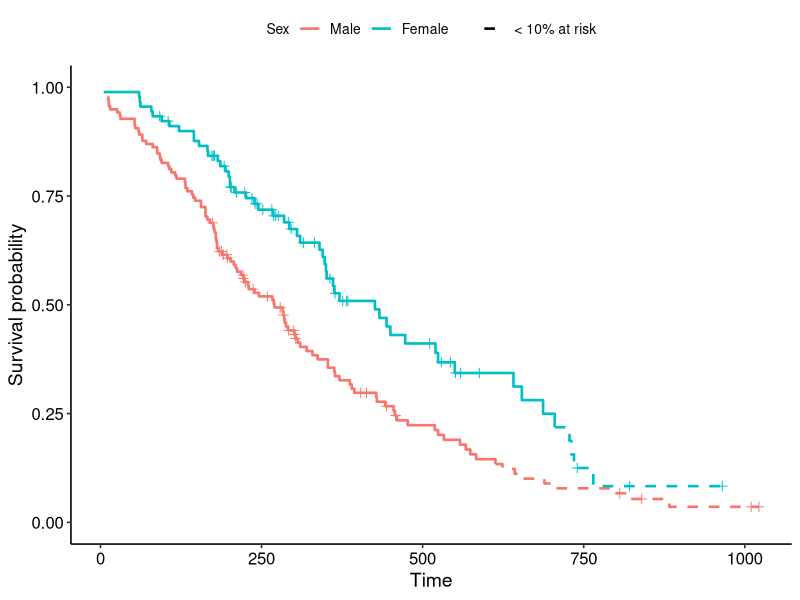
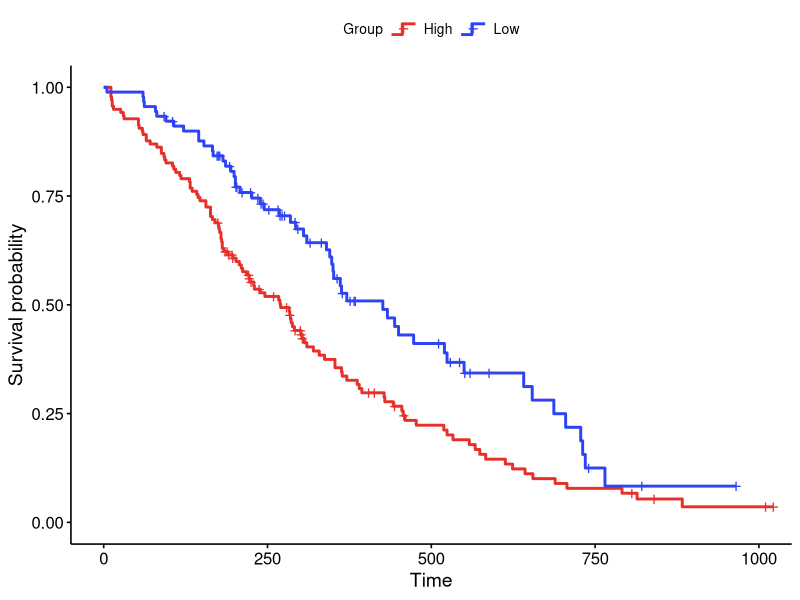
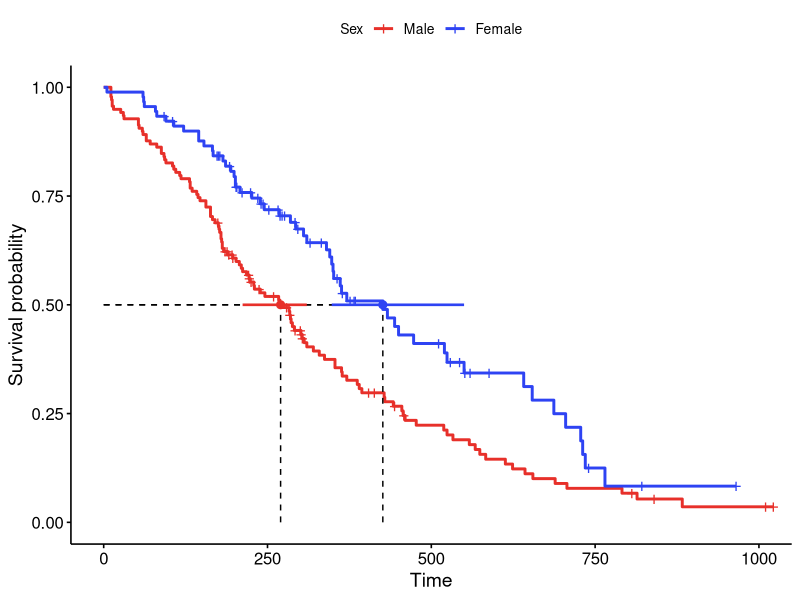
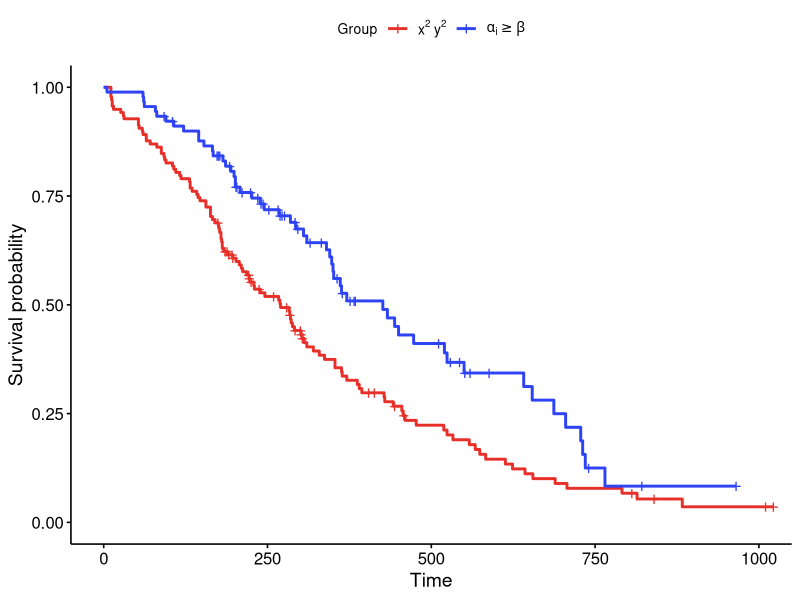
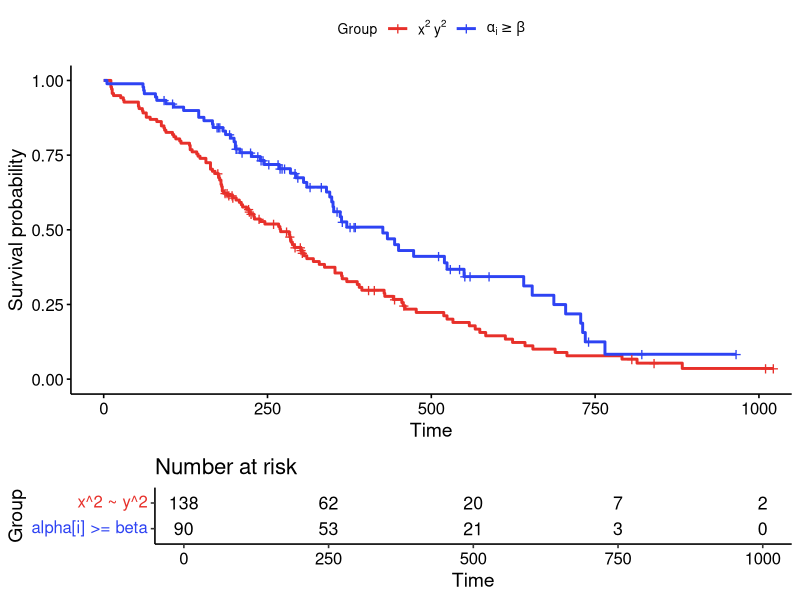
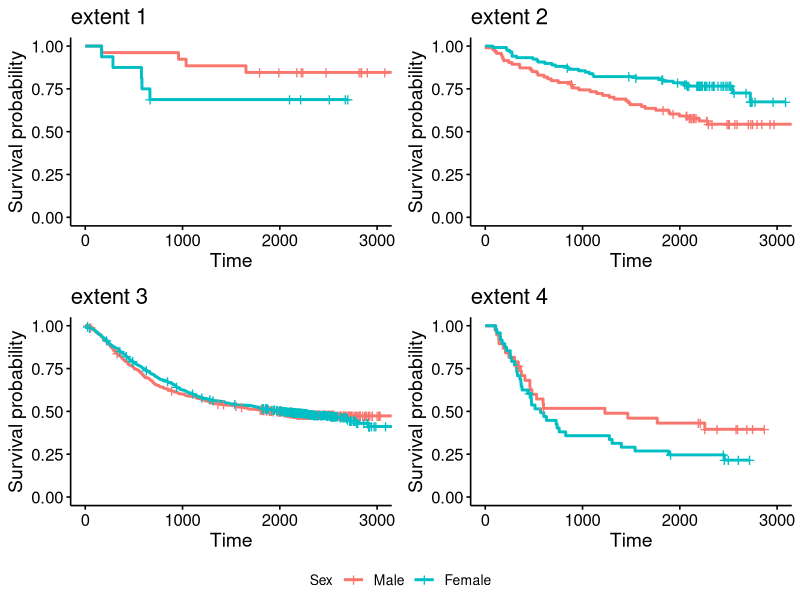
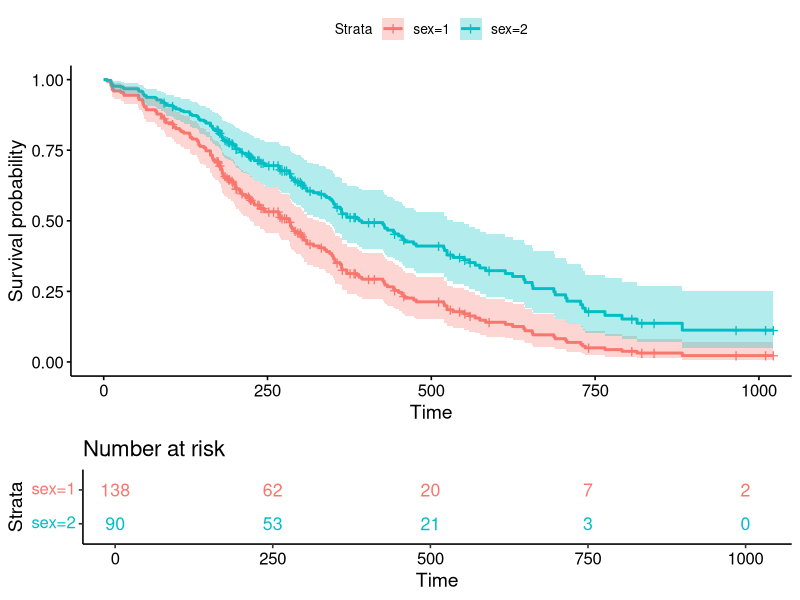
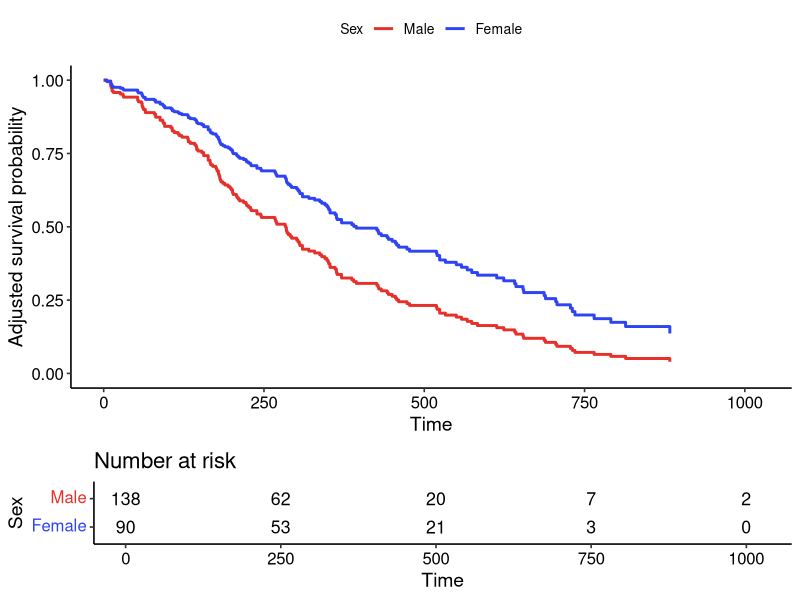

Write R code to recreate these figures, in order.
## ---- chunk 1
knitr::opts_chunk$set(
  comment = "#>",
  collapse = TRUE,
  message = FALSE,
  warning = FALSE,
  fig.width = 7,
  fig.height = 5
)
## ---- chunk 2
library(survminer)
library(survival)
library(dplyr)
library(ggplot2)
## ---- chunk 3
# KM curves that switch solid -> dashed once the number at risk drops below
# `frac` of each group's initial cohort (default 10%).
ggsurv_dashed_below <- function(fit, data, frac = 0.10, ...) {
  ss <- surv_summary(fit, data = data) %>%
    group_by(strata) %>%
    mutate(onset = { s <- n.risk < frac * max(n.risk)
                     if (any(s)) min(time[s]) else Inf },
           phase = ifelse(time >= onset, "sparse", "dense")) %>%
    ungroup()
  # repeat the first sparse point in the solid phase so the two steps join
  bridge <- ss %>% filter(phase == "sparse") %>%
    group_by(strata) %>% slice_min(time, n = 1) %>% ungroup() %>%
    mutate(phase = "dense")

  ggplot(bind_rows(ss, bridge), aes(time, surv, colour = strata)) +
    geom_step(aes(linetype = phase), linewidth = 0.9) +
    geom_point(data = filter(ss, n.censor > 0), shape = 3, size = 2,
               show.legend = FALSE) +
    scale_linetype_manual(values = c(dense = "solid", sparse = "dashed"),
                          breaks = "sparse",
                          labels = sprintf("< %g%% at risk", 100 * frac),
                          name = NULL) +
    coord_cartesian(ylim = c(0, 1)) +
    labs(x = "Time", y = "Survival probability", ...) +
    theme_survminer()
}
## ---- chunk 4
fit <- survfit(Surv(time, status) ~ sex, data = lung)
ggsurv_dashed_below(fit, lung, frac = 0.10) +
  scale_colour_discrete(name = "Sex", labels = c("Male", "Female"))
## ---- chunk 5
library(grid)

# Draw the legend key of a ggsurvplot's curves as a small step (stair) that
# echoes the Kaplan-Meier shape, instead of the default straight line.
step_legend_key <- function(p) {
  `%||%` <- function(x, y) if (is.null(x)) y else x   # base R has this since 4.4
  draw_key_step <- function(data, params, size) {
    grid::linesGrob(
      x = c(0, 0.45, 0.45, 1), y = c(0.25, 0.25, 0.7, 0.7),
      gp = grid::gpar(col = data$colour %||% "black",
                      lwd = (data$linewidth %||% data$size %||% 0.75) * .pt,
                      lty = data$linetype %||% 1, lineend = "butt"))
  }
  # the survival curves are the first layer; subclass its geom to override ONLY
  # the legend key, so the curve drawing itself is unchanged
  g <- p$plot$layers[[1]]$geom
  p$plot$layers[[1]]$geom <-
    ggplot2::ggproto(paste0(class(g)[1], "Key"), g, draw_key = draw_key_step)
  p
}
## ---- chunk 6
fit2 <- survfit(Surv(time, status) ~ sex, data = lung)
p <- ggsurvplot(fit2, data = lung, palette = c("#E7302A", "#2E43F3"),
                legend.title = "Group", legend.labs = c("High", "Low"))
step_legend_key(p)
## ---- chunk 7
add_median_ci <- function(p, fit, y = 0.5) {
  med  <- surv_median(fit)
  # one colour per group, read from the drawn curve layer (no internal helpers)
  b     <- ggplot2::ggplot_build(p$plot)$data[[1]]
  cols  <- b$colour[match(sort(unique(b$group)), b$group)]
  # drop groups whose median is not reached (surv_median() returns NA there)
  keep  <- !is.na(med$median)
  med   <- med[keep, ]
  cols  <- cols[keep]
  p$plot +
    geom_segment(data = med, aes(x = lower, xend = upper, y = y, yend = y),
                 colour = cols, linewidth = 0.9, inherit.aes = FALSE) +
    geom_point(data = med, aes(x = median, y = y),
               colour = cols, size = 2.4, inherit.aes = FALSE)
}
## ---- chunk 8
fit3 <- survfit(Surv(time, status) ~ sex, data = lung)
p <- ggsurvplot(fit3, data = lung, palette = c("#E7302A", "#2E43F3"),
                surv.median.line = "hv",
                legend.labs = c("Male", "Female"), legend.title = "Sex")
p$plot <- add_median_ci(p, fit3)
p
## ---- chunk 9
pal <- c("#E7302A", "#2E43F3")
p <- ggsurvplot(fit3, data = lung, palette = pal, legend.title = "Group")
p$plot <- p$plot +
  scale_colour_manual(values = pal,
                      labels = c(expression(x^2 ~ y^2), expression(alpha[i] >= beta)),
                      name = "Group")
p
## ---- chunk 10
math.labs <- c(expression(x^2 ~ y^2), expression(alpha[i] >= beta))
p <- ggsurvplot(fit3, data = lung, palette = pal, risk.table = TRUE,
                legend.title = "Group")
p$plot  <- p$plot  +
  scale_colour_manual(values = pal, labels = math.labs, name = "Group")
p$table <- p$table + scale_y_discrete(labels = rev(math.labs))
p
## ---- chunk 11
colon2  <- colon[!is.na(colon$sex), ]
subsets <- split(colon2, colon2$extent)
subsets <- subsets[sapply(subsets, nrow) > 30]
subsets <- subsets[seq_len(min(4, length(subsets)))]

plots <- lapply(names(subsets), function(nm) {
  d   <- subsets[[nm]]
  fit <- survfit(Surv(time, status) ~ sex, data = d)
  ggsurvplot(fit, data = d, legend.title = "Sex",
             legend.labs = c("Male", "Female"), title = paste("extent", nm))$plot
})

ggpubr::ggarrange(plotlist = plots, ncol = 2, nrow = 2,
                  common.legend = TRUE, legend = "bottom")
## ---- chunk 12
km.fit  <- survfit(Surv(time, status) ~ sex, data = lung)
res.cox <- coxph(Surv(time, status) ~ age + sex + ph.ecog, data = lung)
sex_df  <- with(lung, data.frame(sex = c(1, 2),
                                 age = mean(age, na.rm = TRUE), ph.ecog = c(1, 1)))
fit <- survfit(res.cox, newdata = sex_df)

# note: a survfit() from a coxph fit carries no data, so pass `data =` explicitly
cox.surv <- ggsurvplot(fit, data = sex_df, conf.int = TRUE,
                       legend.labs = c("sex=1", "sex=2"))
cox.surv$table <- ggrisktable(km.fit, data = lung, color = "strata",
                              legend.labs = c("sex=1", "sex=2"),
                              xlim = c(0, max(fit$time)))
print(cox.surv, risk.table.height = 0.28)
## ---- chunk 13
lung2 <- transform(lung, sex = factor(sex, labels = c("Male", "Female")))
pal   <- c("#E7302A", "#2E43F3")
xmax  <- max(lung2$time, na.rm = TRUE)

# a KM ggsurvplot -> aligned curve + number-at-risk table by group
km.surv <- ggsurvplot(survfit(Surv(time, status) ~ sex, data = lung2), data = lung2,
                      risk.table = TRUE, palette = pal,
                      legend.labs = c("Male", "Female"), legend.title = "Sex",
                      break.time.by = 250, xlim = c(0, xmax))

# Cox-adjusted curves (a plain ggplot); match palette / xlim / breaks
res.cox <- coxph(Surv(time, status) ~ sex + age + ph.ecog, data = lung2)
adj <- ggadjustedcurves(res.cox, variable = "sex", data = lung2, palette = pal) +
  coord_cartesian(xlim = c(0, xmax)) +
  scale_x_continuous(breaks = seq(0, xmax, 250)) +
  labs(x = "Time", y = "Adjusted survival probability") +
  guides(colour = guide_legend("Sex"), fill = guide_legend("Sex")) +
  theme_survminer()

# swap the KM curve for the adjusted curve; keep the aligned KM risk table
km.surv$plot <- adj
print(km.surv, risk.table.height = 0.26)
## ---- chunk 14
library(cmprsk)

# competing-risks data: event 1 = PCM (of interest), 2 = death (competing)
mg <- transform(mgus2,
                etime = ifelse(pstat == 1, ptime, futime),
                event = ifelse(pstat == 1, 1, 2 * death))
pal <- c("#E7302A", "#2E43F3"); xmax <- max(mg$etime); eoi <- "1"

ci <- cuminc(mg$etime, mg$event, group = mg$sex)

# cumulative incidence of the event of interest, per group, with 95% CI bands
comps <- names(ci)[grepl(paste0(" ", eoi, "$"), names(ci))]
cif <- do.call(rbind, lapply(comps, function(nm) {
  d <- as.data.frame(ci[[nm]][c("time", "est", "var")])
  d$group <- sub(paste0(" ", eoi, "$"), "", nm); d
}))
cif$lower <- pmax(0, cif$est - 1.96 * sqrt(cif$var))
cif$upper <- pmin(1, cif$est + 1.96 * sqrt(cif$var))

p_cif <- ggplot(cif, aes(time, est, colour = group, fill = group)) +
  geom_ribbon(aes(ymin = lower, ymax = upper), alpha = 0.15, colour = NA) +
  geom_step(linewidth = 0.9) +
  scale_colour_manual(values = pal) + scale_fill_manual(values = pal) +
  scale_x_continuous(breaks = seq(0, xmax, 60)) +
  coord_cartesian(xlim = c(0, xmax), ylim = c(0, 1)) +
  labs(x = "Time (months)", y = "Cumulative incidence of PCM") +
  guides(colour = guide_legend("Sex"), fill = guide_legend("Sex")) +
  theme_survminer()

# number-at-risk table: survfit on "any event" gives the event-free at-risk count
km.surv <- ggsurvplot(survfit(Surv(etime, event > 0) ~ sex, data = mg), data = mg,
                      risk.table = TRUE, palette = pal, legend.labs = c("F", "M"),
                      legend.title = "Sex", break.time.by = 60, xlim = c(0, xmax))
km.surv$plot <- p_cif                       # keep the aligned number-at-risk table
print(km.surv, risk.table.height = 0.26)
## ---- chunk 15
d <- lung
d$sex     <- factor(d$sex, labels = c("Male", "Female"))
d$ph.ecog <- factor(d$ph.ecog)
vars <- c("sex", "age", "ph.ecog", "wt.loss")   # candidate covariates

# one univariate Cox model per covariate -> HR, 95% CI, p (one row per coefficient)
uni <- do.call(rbind, lapply(vars, function(v) {
  s <- summary(coxph(reformulate(v, response = "Surv(time, status)"), data = d))
  data.frame(variable = v, term = rownames(s$conf.int),
             HR    = s$conf.int[, "exp(coef)"],
             lower = s$conf.int[, "lower .95"],
             upper = s$conf.int[, "upper .95"],
             p     = s$coefficients[, "Pr(>|z|)"], row.names = NULL)
}))
# row label: variable name, plus the factor level for multi-level terms
level <- mapply(function(v, t) sub(paste0("^", v), "", t), uni$variable, uni$term)
uni$label <- ifelse(level == "", uni$variable, paste0(uni$variable, ": ", level))
uni$label <- factor(uni$label, levels = rev(uni$label))

ggplot(uni, aes(HR, label)) +
  geom_vline(xintercept = 1, linetype = "dashed", colour = "grey50") +
  geom_pointrange(aes(xmin = lower, xmax = upper)) +
  geom_text(aes(label = sprintf("%.2f (%.2f-%.2f)", HR, lower, upper)),
            vjust = -0.8, size = 3) +
  scale_x_log10() +
  labs(x = "Hazard ratio (95% CI, log scale)", y = NULL,
       title = "Univariate Cox regression") +
  theme_survminer()
## ---- chunk 16
# a parametric (Weibull) AFT model with a covariate
wb <- survreg(Surv(time, status) ~ sex, data = lung)

# predict(type = "quantile", p = s) returns the time at which survival = 1 - s,
# i.e. the inverse of the fitted survival function; pick the profiles to show.
s    <- seq(0.01, 0.99, by = 0.01)
prof <- data.frame(sex = c(1, 2))
pred <- predict(wb, newdata = prof, type = "quantile", p = s)   # rows = profiles
wbdf <- data.frame(
  time   = as.vector(t(pred)),
  surv   = rep(1 - s, times = nrow(prof)),
  strata = factor(rep(c("sex=1", "sex=2"), each = length(s))),
  upper  = NA, lower = NA, std.err = NA          # a model curve carries no CI band
)

pal <- c("#E7302A", "#2E43F3")
# surv.geom = geom_line -> smooth line, not a step; conf.int = FALSE is required.
ggsurvplot(wbdf, conf.int = FALSE, surv.geom = geom_line, palette = pal,
           legend.title = "Weibull", legend.labs = c("sex=1", "sex=2"))
## ---- chunk 17
km <- ggsurvplot(survfit(Surv(time, status) ~ sex, data = lung), data = lung,
                 palette = pal, legend.labs = c("sex=1", "sex=2"))
km$plot + geom_line(data = wbdf, aes(time, surv, colour = strata),
                    linetype = "dashed", linewidth = 1)
